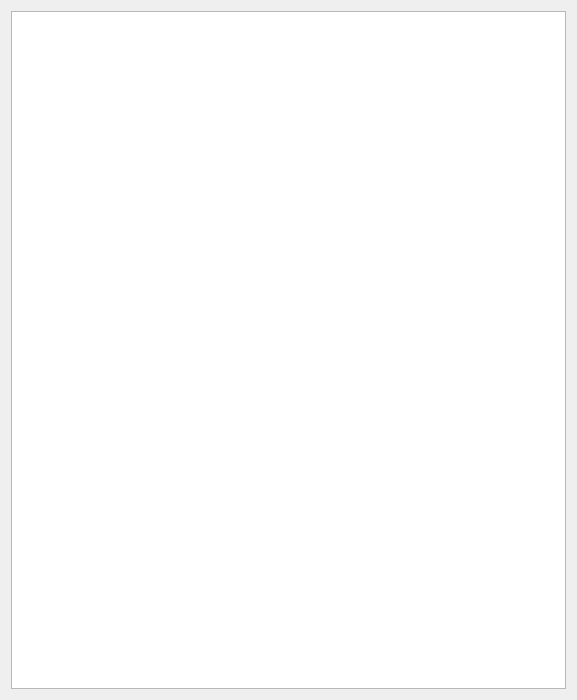
<?xml version="1.0" encoding="UTF-8"?>
<ui version="4.0">
 <class>SystemOverview</class>
 <widget class="QWidget" name="SystemOverview">
  <property name="geometry">
   <rect>
    <x>0</x>
    <y>0</y>
    <width>577</width>
    <height>700</height>
   </rect>
  </property>
  <property name="windowTitle">
   <string>SystemOverview</string>
  </property>
  <layout class="QHBoxLayout" name="horizontalLayout">
   <item>
    <widget class="SysOverviewGraphicsView" name="visualizerGraphicsView"/>
   </item>
  </layout>
 </widget>
 <layoutdefault spacing="6" margin="11"/>
 <customwidgets>
  <customwidget>
   <class>SysOverviewGraphicsView</class>
   <extends>QGraphicsView</extends>
   <header location="global">SystemOverview/inc/sysoverviewgraphicsview.h</header>
  </customwidget>
 </customwidgets>
 <resources/>
 <connections/>
</ui>
